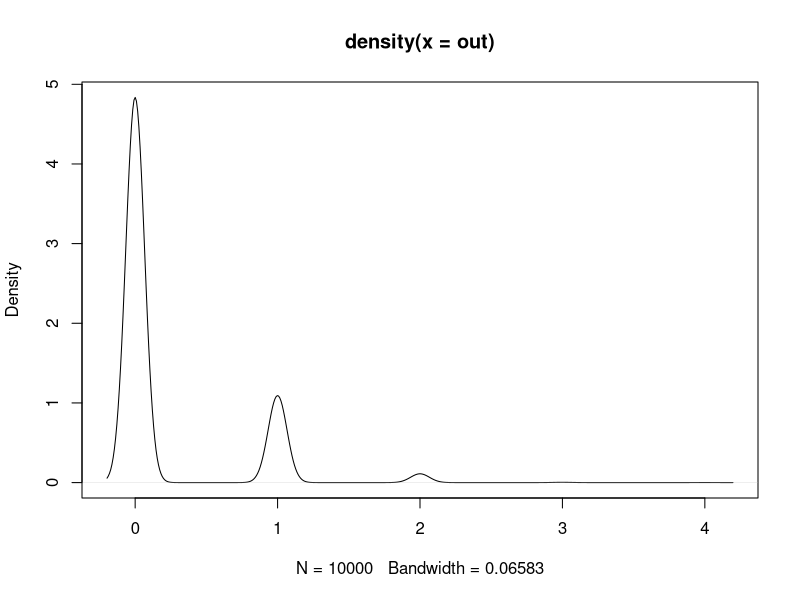
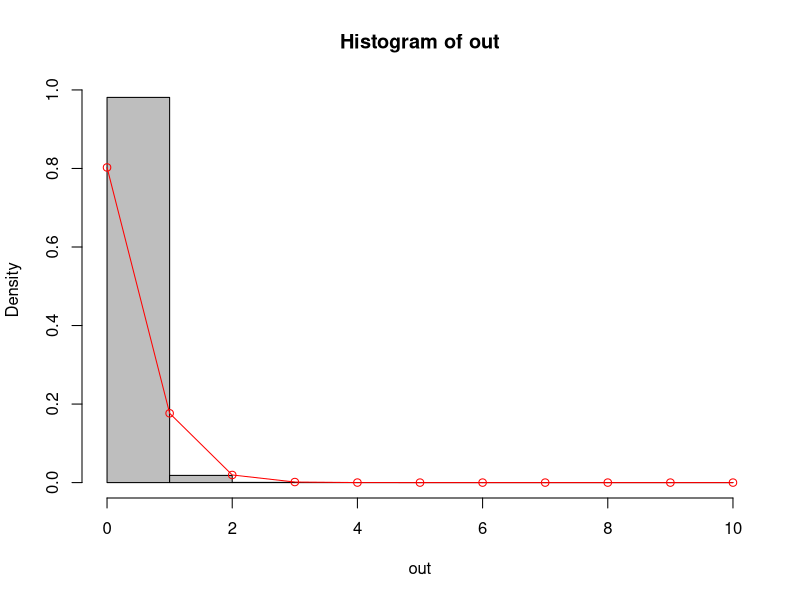

Here is the R script that generated these plots, in order:
iter.fact=function(numerator, denominator, out=1){
	if (missing(denominator))
		denominator=1
	while (numerator > 1 || denominator > 1){
		out = out * numerator / denominator
		if (numerator > 1)
			numerator = numerator - 1
		if (denominator > 1)
			denominator = denominator - 1
		}
	return (out)
	}

birthday=function(n){
	i=365
	p=1
	while (n > 1){
		p=p*(i-1)/365
		i=i-1
		n=n-1
		}
	return (1-p)
	}

same.simu=function(n, x, iter=1000, show.birthdays=FALSE){
	# n = number of people in group
	# x = number of people whose birthday to share (minimum)
	if (x < 2 || is.na(x))
		x=0
	x=floor(x)
	birthdays=list()
	out = integer(iter)
			# 0, no matching birthdays for that simulation
			# >1, number of matching birthday found
	for (i in 1:iter){
		birthdays[[i]] = sample(1:365, n, TRUE)
		count = 0
		for (person in 1:(n-1)){
			match = 1
			for (compare in (person+1):n){
				if (birthdays[[i]][person]==birthdays[[i]][compare])
					match = match + 1
				}
			if (match >= x)
				count = count + 1
			}
		out[i]=count
		}
#	if (show.birthdays)
#		print (birthdays)
	return (out)
	}

out=same.simu(13,2,10000, TRUE)
mean(out>0)
plot(density(out))
hist(out,col='gray',freq=F,breaks=0:10)
points(0:10,dpois(0:10,mean(out)),type='o',col='red')

### Looks like the probability of number of birthdays follows
### a Poisson distribution
